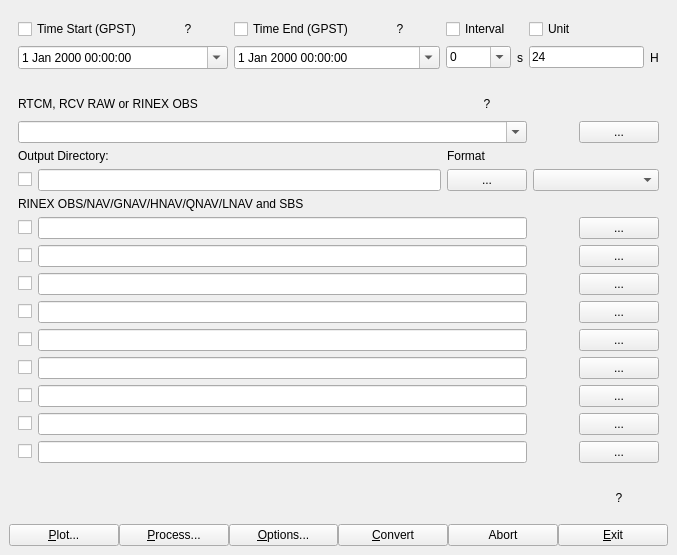
<?xml version="1.0" encoding="UTF-8"?>
<ui version="4.0">
 <class>MainWindow</class>
 <widget class="QMainWindow" name="MainWindow">
  <property name="windowTitle">
   <string>RTK Convert</string>
  </property>
  <widget class="QWidget" name="centralwidget">
   <layout class="QVBoxLayout" name="verticalLayout">
    <item>
     <widget class="QWidget" name="panel1" native="true">
      <property name="sizePolicy">
       <sizepolicy hsizetype="Preferred" vsizetype="Fixed">
        <horstretch>0</horstretch>
        <verstretch>0</verstretch>
       </sizepolicy>
      </property>
      <layout class="QGridLayout" name="gridLayout">
       <item row="1" column="8">
        <widget class="QLineEdit" name="lETimeUnit">
         <property name="text">
          <string>24</string>
         </property>
        </widget>
       </item>
       <item row="0" column="3" colspan="2">
        <widget class="QCheckBox" name="cBTimeEnd">
         <property name="text">
          <string>Time End (GPST)</string>
         </property>
        </widget>
       </item>
       <item row="1" column="6">
        <widget class="QComboBox" name="comboTimeInterval">
         <property name="editable">
          <bool>true</bool>
         </property>
         <item>
          <property name="text">
           <string>0</string>
          </property>
         </item>
         <item>
          <property name="text">
           <string>0.05</string>
          </property>
         </item>
         <item>
          <property name="text">
           <string>0.1</string>
          </property>
         </item>
         <item>
          <property name="text">
           <string>0.2</string>
          </property>
         </item>
         <item>
          <property name="text">
           <string>0.25</string>
          </property>
         </item>
         <item>
          <property name="text">
           <string>0.5</string>
          </property>
         </item>
         <item>
          <property name="text">
           <string>1</string>
          </property>
         </item>
         <item>
          <property name="text">
           <string>5</string>
          </property>
         </item>
         <item>
          <property name="text">
           <string>10</string>
          </property>
         </item>
         <item>
          <property name="text">
           <string>15</string>
          </property>
         </item>
         <item>
          <property name="text">
           <string>30</string>
          </property>
         </item>
         <item>
          <property name="text">
           <string>60</string>
          </property>
         </item>
        </widget>
       </item>
       <item row="0" column="2">
        <widget class="QPushButton" name="btnTimeStart">
         <property name="sizePolicy">
          <sizepolicy hsizetype="Fixed" vsizetype="Fixed">
           <horstretch>0</horstretch>
           <verstretch>0</verstretch>
          </sizepolicy>
         </property>
         <property name="text">
          <string>?</string>
         </property>
         <property name="flat">
          <bool>true</bool>
         </property>
        </widget>
       </item>
       <item row="0" column="6">
        <widget class="QCheckBox" name="cBTimeInterval">
         <property name="text">
          <string>Interval</string>
         </property>
        </widget>
       </item>
       <item row="0" column="0" colspan="2">
        <widget class="QCheckBox" name="cBTimeStart">
         <property name="text">
          <string>Time Start (GPST)</string>
         </property>
        </widget>
       </item>
       <item row="1" column="9">
        <widget class="QLabel" name="lbTimeUnit">
         <property name="text">
          <string>H</string>
         </property>
        </widget>
       </item>
       <item row="1" column="7">
        <widget class="QLabel" name="lbTimeInterval">
         <property name="text">
          <string>s</string>
         </property>
        </widget>
       </item>
       <item row="0" column="8">
        <widget class="QCheckBox" name="cBTimeUnit">
         <property name="text">
          <string>Unit</string>
         </property>
        </widget>
       </item>
       <item row="0" column="5">
        <widget class="QPushButton" name="btnTimeStop">
         <property name="sizePolicy">
          <sizepolicy hsizetype="Fixed" vsizetype="Fixed">
           <horstretch>0</horstretch>
           <verstretch>0</verstretch>
          </sizepolicy>
         </property>
         <property name="text">
          <string>?</string>
         </property>
         <property name="flat">
          <bool>true</bool>
         </property>
        </widget>
       </item>
       <item row="1" column="0" colspan="3">
        <widget class="QDateTimeEdit" name="dateTime1">
         <property name="calendarPopup">
          <bool>true</bool>
         </property>
        </widget>
       </item>
       <item row="1" column="3" colspan="3">
        <widget class="QDateTimeEdit" name="dateTime2">
         <property name="calendarPopup">
          <bool>true</bool>
         </property>
        </widget>
       </item>
      </layout>
     </widget>
    </item>
    <item>
     <widget class="QWidget" name="panel2" native="true">
      <layout class="QGridLayout" name="gridLayout_2">
       <item row="1" column="0" colspan="2">
        <widget class="QLabel" name="lbInputFile">
         <property name="text">
          <string>RTCM, RCV RAW or RINEX OBS</string>
         </property>
        </widget>
       </item>
       <item row="2" column="0" colspan="3">
        <widget class="QComboBox" name="inputFile">
         <property name="editable">
          <bool>true</bool>
         </property>
        </widget>
       </item>
       <item row="3" column="2">
        <widget class="QLabel" name="lbFormat">
         <property name="text">
          <string>Format</string>
         </property>
        </widget>
       </item>
       <item row="8" column="0">
        <widget class="QCheckBox" name="outputFileEnable3">
         <property name="text">
          <string/>
         </property>
        </widget>
       </item>
       <item row="4" column="2">
        <widget class="QPushButton" name="btnOutputDirectory">
         <property name="text">
          <string>...</string>
         </property>
        </widget>
       </item>
       <item row="10" column="3">
        <widget class="QPushButton" name="btnOutputFileView5">
         <property name="text">
          <string/>
         </property>
         <property name="icon">
          <iconset resource="rtkconv_qt.qrc">
           <normaloff>:/buttons/doc</normaloff>:/buttons/doc</iconset>
         </property>
         <property name="flat">
          <bool>true</bool>
         </property>
        </widget>
       </item>
       <item row="11" column="3">
        <widget class="QPushButton" name="btnOutputFileView6">
         <property name="text">
          <string/>
         </property>
         <property name="icon">
          <iconset resource="rtkconv_qt.qrc">
           <normaloff>:/buttons/doc</normaloff>:/buttons/doc</iconset>
         </property>
         <property name="flat">
          <bool>true</bool>
         </property>
        </widget>
       </item>
       <item row="7" column="0">
        <widget class="QCheckBox" name="outputFileEnable2">
         <property name="text">
          <string/>
         </property>
        </widget>
       </item>
       <item row="10" column="4">
        <widget class="QPushButton" name="btnOutputFile5">
         <property name="sizePolicy">
          <sizepolicy hsizetype="Fixed" vsizetype="Fixed">
           <horstretch>0</horstretch>
           <verstretch>0</verstretch>
          </sizepolicy>
         </property>
         <property name="text">
          <string>...</string>
         </property>
        </widget>
       </item>
       <item row="11" column="4">
        <widget class="QPushButton" name="btnOutputFile6">
         <property name="sizePolicy">
          <sizepolicy hsizetype="Fixed" vsizetype="Fixed">
           <horstretch>0</horstretch>
           <verstretch>0</verstretch>
          </sizepolicy>
         </property>
         <property name="text">
          <string>...</string>
         </property>
        </widget>
       </item>
       <item row="6" column="4">
        <widget class="QPushButton" name="btnOutputFile1">
         <property name="sizePolicy">
          <sizepolicy hsizetype="Fixed" vsizetype="Fixed">
           <horstretch>0</horstretch>
           <verstretch>0</verstretch>
          </sizepolicy>
         </property>
         <property name="text">
          <string>...</string>
         </property>
        </widget>
       </item>
       <item row="1" column="2">
        <widget class="QPushButton" name="btnKey">
         <property name="sizePolicy">
          <sizepolicy hsizetype="Fixed" vsizetype="Fixed">
           <horstretch>0</horstretch>
           <verstretch>0</verstretch>
          </sizepolicy>
         </property>
         <property name="text">
          <string>?</string>
         </property>
         <property name="flat">
          <bool>true</bool>
         </property>
        </widget>
       </item>
       <item row="11" column="0">
        <widget class="QCheckBox" name="outputFileEnable6">
         <property name="text">
          <string/>
         </property>
        </widget>
       </item>
       <item row="4" column="1">
        <widget class="QLineEdit" name="outputDirectory"/>
       </item>
       <item row="6" column="0">
        <widget class="QCheckBox" name="outputFileEnable1">
         <property name="text">
          <string/>
         </property>
        </widget>
       </item>
       <item row="7" column="4">
        <widget class="QPushButton" name="btnOutputFile2">
         <property name="sizePolicy">
          <sizepolicy hsizetype="Fixed" vsizetype="Fixed">
           <horstretch>0</horstretch>
           <verstretch>0</verstretch>
          </sizepolicy>
         </property>
         <property name="text">
          <string>...</string>
         </property>
        </widget>
       </item>
       <item row="8" column="4">
        <widget class="QPushButton" name="btnOutputFile3">
         <property name="sizePolicy">
          <sizepolicy hsizetype="Fixed" vsizetype="Fixed">
           <horstretch>0</horstretch>
           <verstretch>0</verstretch>
          </sizepolicy>
         </property>
         <property name="text">
          <string>...</string>
         </property>
        </widget>
       </item>
       <item row="8" column="1" colspan="2">
        <widget class="QLineEdit" name="outputFile3"/>
       </item>
       <item row="7" column="3">
        <widget class="QPushButton" name="btnOutputFileView2">
         <property name="text">
          <string/>
         </property>
         <property name="icon">
          <iconset resource="rtkconv_qt.qrc">
           <normaloff>:/buttons/doc</normaloff>:/buttons/doc</iconset>
         </property>
         <property name="flat">
          <bool>true</bool>
         </property>
        </widget>
       </item>
       <item row="12" column="4">
        <widget class="QPushButton" name="btnOutputFile7">
         <property name="sizePolicy">
          <sizepolicy hsizetype="Fixed" vsizetype="Fixed">
           <horstretch>0</horstretch>
           <verstretch>0</verstretch>
          </sizepolicy>
         </property>
         <property name="text">
          <string>...</string>
         </property>
        </widget>
       </item>
       <item row="9" column="3">
        <widget class="QPushButton" name="btnOutputFileView4">
         <property name="text">
          <string/>
         </property>
         <property name="icon">
          <iconset resource="rtkconv_qt.qrc">
           <normaloff>:/buttons/doc</normaloff>:/buttons/doc</iconset>
         </property>
         <property name="flat">
          <bool>true</bool>
         </property>
        </widget>
       </item>
       <item row="9" column="4">
        <widget class="QPushButton" name="btnOutputFile4">
         <property name="sizePolicy">
          <sizepolicy hsizetype="Fixed" vsizetype="Fixed">
           <horstretch>0</horstretch>
           <verstretch>0</verstretch>
          </sizepolicy>
         </property>
         <property name="text">
          <string>...</string>
         </property>
        </widget>
       </item>
       <item row="6" column="3">
        <widget class="QPushButton" name="btnOutputFileView1">
         <property name="text">
          <string/>
         </property>
         <property name="icon">
          <iconset resource="rtkconv_qt.qrc">
           <normaloff>:/buttons/doc</normaloff>:/buttons/doc</iconset>
         </property>
         <property name="flat">
          <bool>true</bool>
         </property>
        </widget>
       </item>
       <item row="4" column="0">
        <widget class="QCheckBox" name="outputDirectoryEnable">
         <property name="text">
          <string/>
         </property>
        </widget>
       </item>
       <item row="12" column="0">
        <widget class="QCheckBox" name="outputFileEnable7">
         <property name="text">
          <string/>
         </property>
        </widget>
       </item>
       <item row="7" column="1" colspan="2">
        <widget class="QLineEdit" name="outputFile2"/>
       </item>
       <item row="8" column="3">
        <widget class="QPushButton" name="btnOutputFileView3">
         <property name="text">
          <string/>
         </property>
         <property name="icon">
          <iconset resource="rtkconv_qt.qrc">
           <normaloff>:/buttons/doc</normaloff>:/buttons/doc</iconset>
         </property>
         <property name="flat">
          <bool>true</bool>
         </property>
        </widget>
       </item>
       <item row="6" column="1" colspan="2">
        <widget class="QLineEdit" name="outputFile1"/>
       </item>
       <item row="10" column="0">
        <widget class="QCheckBox" name="outputFileEnable5">
         <property name="text">
          <string/>
         </property>
        </widget>
       </item>
       <item row="5" column="0" colspan="2">
        <widget class="QLabel" name="lbOutputFile">
         <property name="text">
          <string>RINEX OBS/NAV/GNAV/HNAV/QNAV/LNAV and SBS</string>
         </property>
        </widget>
       </item>
       <item row="3" column="0" colspan="2">
        <widget class="QLabel" name="lbOutputDirectory">
         <property name="text">
          <string>Output Directory:</string>
         </property>
        </widget>
       </item>
       <item row="9" column="0">
        <widget class="QCheckBox" name="outputFileEnable4">
         <property name="text">
          <string/>
         </property>
        </widget>
       </item>
       <item row="2" column="4">
        <widget class="QPushButton" name="btnInputFile">
         <property name="sizePolicy">
          <sizepolicy hsizetype="Fixed" vsizetype="Fixed">
           <horstretch>0</horstretch>
           <verstretch>0</verstretch>
          </sizepolicy>
         </property>
         <property name="text">
          <string>...</string>
         </property>
        </widget>
       </item>
       <item row="2" column="3">
        <widget class="QPushButton" name="btnInputFileView">
         <property name="text">
          <string/>
         </property>
         <property name="icon">
          <iconset resource="rtkconv_qt.qrc">
           <normaloff>:/buttons/doc</normaloff>:/buttons/doc</iconset>
         </property>
         <property name="flat">
          <bool>true</bool>
         </property>
        </widget>
       </item>
       <item row="4" column="3" colspan="2">
        <widget class="QComboBox" name="cBFormat"/>
       </item>
       <item row="10" column="1" colspan="2">
        <widget class="QLineEdit" name="outputFile5"/>
       </item>
       <item row="9" column="1" colspan="2">
        <widget class="QLineEdit" name="outputFile4"/>
       </item>
       <item row="12" column="3">
        <widget class="QPushButton" name="btnOutputFileView7">
         <property name="text">
          <string/>
         </property>
         <property name="icon">
          <iconset resource="rtkconv_qt.qrc">
           <normaloff>:/buttons/doc</normaloff>:/buttons/doc</iconset>
         </property>
         <property name="flat">
          <bool>true</bool>
         </property>
        </widget>
       </item>
       <item row="11" column="1" colspan="2">
        <widget class="QLineEdit" name="outputFile6"/>
       </item>
       <item row="12" column="1" colspan="2">
        <widget class="QLineEdit" name="outputFile7"/>
       </item>
       <item row="13" column="1" colspan="2">
        <widget class="QLineEdit" name="outputFile8"/>
       </item>
       <item row="14" column="1" colspan="2">
        <widget class="QLineEdit" name="outputFile9"/>
       </item>
       <item row="13" column="0">
        <widget class="QCheckBox" name="outputFileEnable8">
         <property name="text">
          <string/>
         </property>
        </widget>
       </item>
       <item row="14" column="0">
        <widget class="QCheckBox" name="outputFileEnable9">
         <property name="text">
          <string/>
         </property>
        </widget>
       </item>
       <item row="13" column="3">
        <widget class="QPushButton" name="btnOutputFileView8">
         <property name="text">
          <string/>
         </property>
         <property name="icon">
          <iconset resource="rtkconv_qt.qrc">
           <normaloff>:/buttons/doc</normaloff>:/buttons/doc</iconset>
         </property>
         <property name="flat">
          <bool>true</bool>
         </property>
        </widget>
       </item>
       <item row="14" column="3">
        <widget class="QPushButton" name="btnOutputFileView9">
         <property name="text">
          <string/>
         </property>
         <property name="icon">
          <iconset resource="rtkconv_qt.qrc">
           <normaloff>:/buttons/doc</normaloff>:/buttons/doc</iconset>
         </property>
         <property name="flat">
          <bool>true</bool>
         </property>
        </widget>
       </item>
       <item row="13" column="4">
        <widget class="QPushButton" name="btnOutputFile8">
         <property name="sizePolicy">
          <sizepolicy hsizetype="Fixed" vsizetype="Fixed">
           <horstretch>0</horstretch>
           <verstretch>0</verstretch>
          </sizepolicy>
         </property>
         <property name="text">
          <string>...</string>
         </property>
        </widget>
       </item>
       <item row="14" column="4">
        <widget class="QPushButton" name="btnOutputFile9">
         <property name="sizePolicy">
          <sizepolicy hsizetype="Fixed" vsizetype="Fixed">
           <horstretch>0</horstretch>
           <verstretch>0</verstretch>
          </sizepolicy>
         </property>
         <property name="text">
          <string>...</string>
         </property>
        </widget>
       </item>
      </layout>
     </widget>
    </item>
    <item>
     <widget class="QWidget" name="anel3" native="true">
      <property name="sizePolicy">
       <sizepolicy hsizetype="Preferred" vsizetype="Fixed">
        <horstretch>0</horstretch>
        <verstretch>0</verstretch>
       </sizepolicy>
      </property>
      <layout class="QHBoxLayout" name="horizontalLayout_2">
       <item>
        <widget class="QLabel" name="message"/>
       </item>
       <item>
        <widget class="QPushButton" name="btnAbout">
         <property name="sizePolicy">
          <sizepolicy hsizetype="Fixed" vsizetype="Fixed">
           <horstretch>0</horstretch>
           <verstretch>0</verstretch>
          </sizepolicy>
         </property>
         <property name="text">
          <string>?</string>
         </property>
         <property name="flat">
          <bool>true</bool>
         </property>
        </widget>
       </item>
      </layout>
     </widget>
    </item>
    <item>
     <widget class="QWidget" name="widget" native="true">
      <property name="sizePolicy">
       <sizepolicy hsizetype="Preferred" vsizetype="Fixed">
        <horstretch>0</horstretch>
        <verstretch>0</verstretch>
       </sizepolicy>
      </property>
      <layout class="QHBoxLayout" name="horizontalLayout">
       <property name="spacing">
        <number>0</number>
       </property>
       <property name="leftMargin">
        <number>0</number>
       </property>
       <property name="topMargin">
        <number>0</number>
       </property>
       <property name="rightMargin">
        <number>0</number>
       </property>
       <property name="bottomMargin">
        <number>0</number>
       </property>
       <item>
        <widget class="QPushButton" name="btnPlot">
         <property name="text">
          <string>&amp;Plot...</string>
         </property>
         <property name="icon">
          <iconset resource="rtkconv_qt.qrc">
           <normaloff>:/buttons/chart</normaloff>:/buttons/chart</iconset>
         </property>
        </widget>
       </item>
       <item>
        <widget class="QPushButton" name="btnPost">
         <property name="text">
          <string>&amp;Process...</string>
         </property>
        </widget>
       </item>
       <item>
        <widget class="QPushButton" name="btnOptions">
         <property name="text">
          <string>&amp;Options...</string>
         </property>
         <property name="icon">
          <iconset resource="rtkconv_qt.qrc">
           <normaloff>:/buttons/tool</normaloff>:/buttons/tool</iconset>
         </property>
        </widget>
       </item>
       <item>
        <widget class="QPushButton" name="btnConvert">
         <property name="text">
          <string>&amp;Convert</string>
         </property>
         <property name="icon">
          <iconset resource="rtkconv_qt.qrc">
           <normaloff>:/buttons/start</normaloff>:/buttons/start</iconset>
         </property>
        </widget>
       </item>
       <item>
        <widget class="QPushButton" name="btnAbort">
         <property name="text">
          <string>Abort</string>
         </property>
         <property name="icon">
          <iconset resource="rtkconv_qt.qrc">
           <normaloff>:/buttons/stop2</normaloff>:/buttons/stop2</iconset>
         </property>
        </widget>
       </item>
       <item>
        <widget class="QPushButton" name="btnExit">
         <property name="text">
          <string>&amp;Exit</string>
         </property>
        </widget>
       </item>
      </layout>
     </widget>
    </item>
   </layout>
  </widget>
 </widget>
 <tabstops>
  <tabstop>btnConvert</tabstop>
  <tabstop>btnAbort</tabstop>
  <tabstop>btnExit</tabstop>
  <tabstop>cBTimeStart</tabstop>
  <tabstop>btnTimeStart</tabstop>
  <tabstop>cBTimeEnd</tabstop>
  <tabstop>btnTimeStop</tabstop>
  <tabstop>cBTimeInterval</tabstop>
  <tabstop>cBTimeUnit</tabstop>
  <tabstop>dateTime1</tabstop>
  <tabstop>dateTime2</tabstop>
  <tabstop>comboTimeInterval</tabstop>
  <tabstop>lETimeUnit</tabstop>
  <tabstop>inputFile</tabstop>
  <tabstop>btnKey</tabstop>
  <tabstop>btnInputFileView</tabstop>
  <tabstop>btnInputFile</tabstop>
  <tabstop>outputDirectoryEnable</tabstop>
  <tabstop>outputDirectory</tabstop>
  <tabstop>btnOutputDirectory</tabstop>
  <tabstop>cBFormat</tabstop>
  <tabstop>outputFileEnable1</tabstop>
  <tabstop>outputFile1</tabstop>
  <tabstop>btnOutputFileView1</tabstop>
  <tabstop>btnOutputFile1</tabstop>
  <tabstop>outputFileEnable2</tabstop>
  <tabstop>outputFile2</tabstop>
  <tabstop>btnOutputFileView2</tabstop>
  <tabstop>btnOutputFile2</tabstop>
  <tabstop>outputFileEnable3</tabstop>
  <tabstop>outputFile3</tabstop>
  <tabstop>btnOutputFileView3</tabstop>
  <tabstop>btnOutputFile3</tabstop>
  <tabstop>outputFileEnable4</tabstop>
  <tabstop>outputFile4</tabstop>
  <tabstop>btnOutputFileView4</tabstop>
  <tabstop>btnOutputFile4</tabstop>
  <tabstop>outputFileEnable5</tabstop>
  <tabstop>outputFile5</tabstop>
  <tabstop>btnOutputFileView5</tabstop>
  <tabstop>btnOutputFile5</tabstop>
  <tabstop>outputFileEnable6</tabstop>
  <tabstop>outputFile6</tabstop>
  <tabstop>btnOutputFileView6</tabstop>
  <tabstop>btnOutputFile6</tabstop>
  <tabstop>outputFileEnable7</tabstop>
  <tabstop>outputFile7</tabstop>
  <tabstop>btnOutputFileView7</tabstop>
  <tabstop>btnOutputFile7</tabstop>
  <tabstop>btnAbout</tabstop>
  <tabstop>btnPlot</tabstop>
  <tabstop>btnPost</tabstop>
  <tabstop>btnOptions</tabstop>
 </tabstops>
 <resources>
  <include location="rtkconv_qt.qrc"/>
 </resources>
 <connections/>
</ui>
